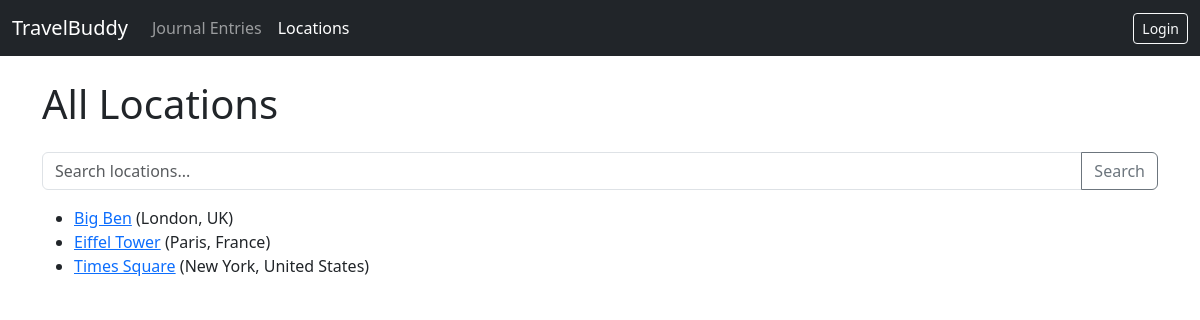
/project/locations/, run on the app's committed database.
### project/models.py (models this page shows, shortened)
class Location(models.Model):
    name = models.CharField(max_length=200)
    description = models.TextField(blank=True, null=True)
    coordinates = models.CharField(max_length=100, blank=True, null=True, help_text="Temporary: Enter dummy coords like '0,0'")
    country = models.CharField(max_length=100, blank=True, null=True)
    city = models.CharField(max_length=100, blank=True, null=True)
    address = models.CharField(max_length=255, blank=True, null=True)
    created_at = models.DateTimeField(auto_now_add=True)

### project/views.py (the view, shortened to what this page needs)
# urls.py: path('locations/', views.LocationListView.as_view(), name='location-list'),
class LocationListView(generic.ListView):
    model = Location
    context_object_name = 'location_list'
    template_name = 'project/location_list.html'
    def get_queryset(self):
        queryset = Location.objects.order_by('name') # Start with default ordering
        query = self.request.GET.get('q')
        return queryset

### project/templates/project/location_list.html (shortened to what this page needs)
{% extends "project/base.html" %}
{% block header %}All Locations{% endblock %}
{% block content %}
    <form method="get" action="{% url 'project:location-list' %}" class="mb-3">
        <div class="input-group">
            <input type="text" name="q" class="form-control" placeholder="Search locations..." value="{{ request.GET.q }}">
            <button class="btn btn-outline-secondary" type="submit">Search</button>
        </div>
    </form>
    {% if location_list %}
        <ul>
        {% for loc in location_list %}
            <li>
                <a href="{% url 'project:location-detail' pk=loc.pk %}">{{ loc.name }}</a>
                ({{ loc.city }}, {{ loc.country }})
            </li>
        {% endfor %}
        </ul>
    {% else %}
        <p>No locations found. <a href="{% url 'project:location-create' %}">Add one?</a></p>
    {% endif %}
{% endblock %}

### project/templates/project/base.html (style rules this page uses)
body { padding-top: 56px; }

### data on the page
Location: name "Big Ben", city "London", country "UK"
Location: name "Eiffel Tower", city "Paris", country "France"
Location: name "Times Square", city "New York", country "United States"
